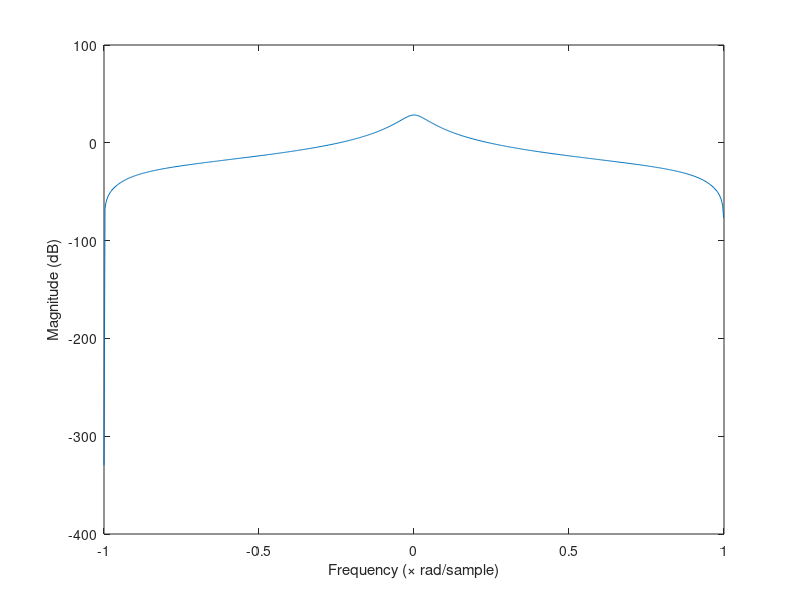
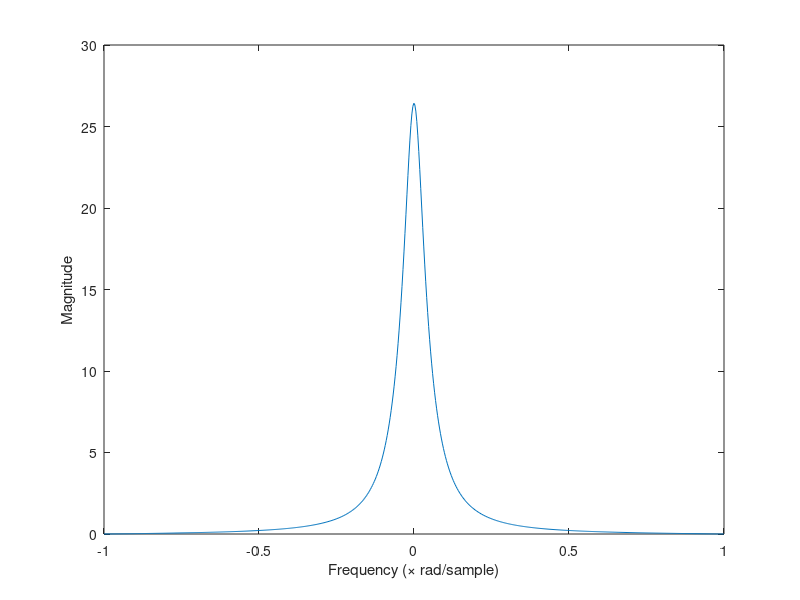

Reproduce these figures in MATLAB, in order. (Note: this script raises an error after producing the figures.)
function tema3_4_a()

b0 = 0.25;
b1 = [1  1];
b2 = [1  0.85];
a1 = [1 -0.8];
a2 = [1 -0.9 ];
a3 = [1 0.75];
b = b0*conv(b1,b2);
a = conv(a1,a2);
a = conv(a,a3);
w = -pi:0.01:pi;
[h] = freqz(b,a,w);

if(isstable(b,a))
    figure
    plot(w/pi,20*log10(abs(h)))
    xlabel('Frequency (\times rad/sample)')
    ylabel('Magnitude (dB)')
    
    figure
    plot(w/pi,abs(h))
    xlabel('Frequency (\times rad/sample)')
    ylabel('Magnitude')

    figure
    zplane(b,a,w)
    title('zplane ')
end
end